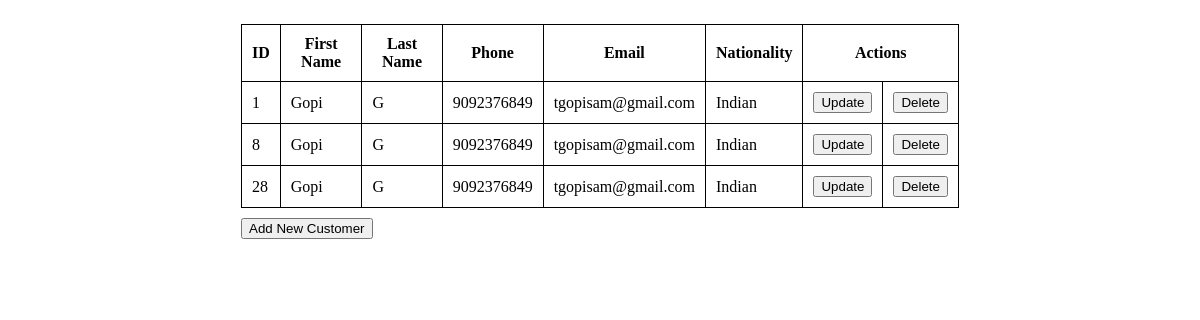
The app's page /ecommerce/views/, older data.
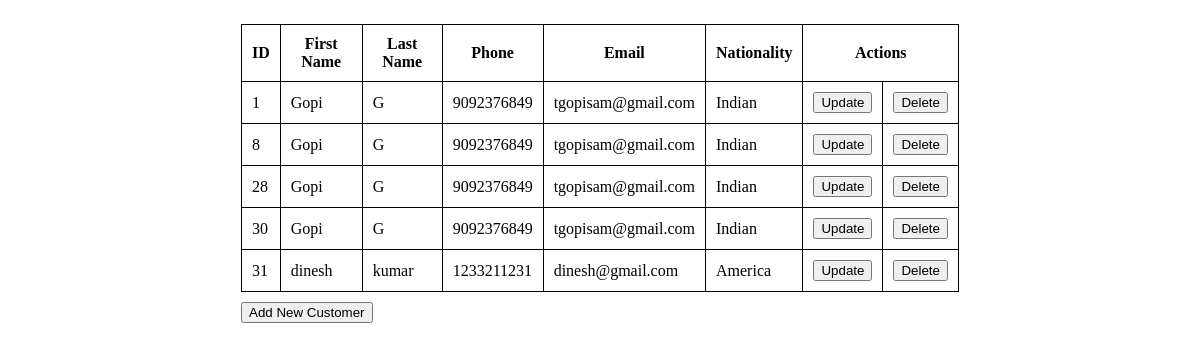
The same page, newer data.
### ecommerce_app/models.py (models this page shows, shortened)
class Customer(models.Model):
    first_name = models.CharField(max_length=10)
    last_name = models.CharField(max_length=10)
    email = models.EmailField()
    phone = models.CharField(max_length=13)
    nationality = models.ForeignKey(Nationality,on_delete=models.CASCADE)

class Nationality(models.Model):
    country_name = models.CharField(max_length = 50)
    short_form = models.CharField(max_length = 10, default = "IND")
    def __str__(self) -> str:
        return f"{self.country_name}"

### ecommerce_app/views.py (the view)
# urls.py: path("views/",views.index),
def index(request):
    emp_all_details = Customer.objects.all()
    return render(request,"ecommerce_app/index.html",context={"emp_details":emp_all_details})

### templates/ecommerce_app/index.html (shortened to what this page needs)
<!DOCTYPE html>
<html>
    {% load static %}
    <head>
         <link rel="stylesheet" href = "{% static 'ecommerce_app/css/index.css' %}">
    </head>
    <body>
       <div class="main-container">
            <table >
                <thead>
                    <tr>
                        <th>ID</th>
                        <th>First Name</th>
                        <th>Last Name</th>
                        <th>Phone</th>
                        <th>Email</th>
                        <th>Nationality</th>
                        <th colspan="2">Actions</th>
                    </tr>
                </thead>
                <tbody>
                    {% for each_emp in emp_details %}
                        <tr>
                            <td>{{each_emp.id}}</td>
                            <td>{{each_emp.first_name}}</td>
                            <td>{{each_emp.last_name}}</td>
                            <td>{{each_emp.phone}}</td>
                            <td>{{each_emp.email}}</td>
                            <td>{{each_emp.nationality}}</td>
                            <td><a href="/ecommerce/update-customer/{{each_emp.id}}"><button>Update</button></a></td>
                            <td><a href="/ecommerce/delete-customer/{{each_emp.id}}"><button>Delete</button></a></td>
                        </tr>
                    {% endfor %}
                </tbody>
            </table>
            <a href="/ecommerce/customer-register/"><button type="button">Add New Customer</button></a>
       </div>
    </body>
</html>

Row changes from the older to the newer data that the page shows:
added Customer: id "30", first_name "Gopi", last_name "G", phone "9092376849", email "tgopisam@gmail.com", nationality "Indian"
added Customer: id "31", first_name "dinesh", last_name "kumar", phone "1233211231", email "dinesh@gmail.com", nationality "America"
